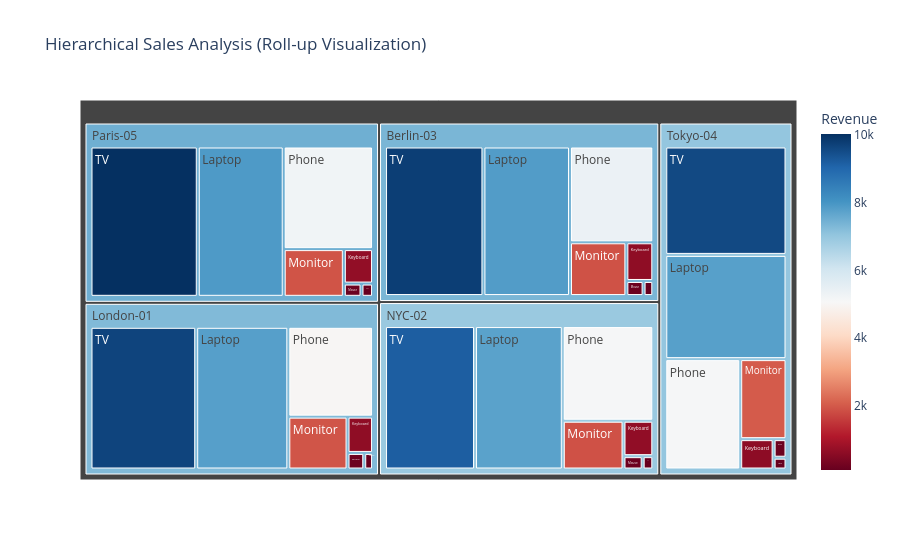

The notebook cell saved with this chart:
### Markdown cell above
## Part 5: Visualizations for Data Cubes

To truly "wow" a business stakeholder, we don't just show tables. We show hierarchies.

### Code cell
# TREEMAP: Visualizing the Roll-up Hierarchy (Store -> Product)
fig = px.treemap(
    lake_df, 
    path=['Store', 'Product'], 
    values='Revenue',
    title="Hierarchical Sales Analysis (Roll-up Visualization)",
    color='Revenue',
    color_continuous_scale='RdBu'
)
fig.show()

### Figure 1 — Plotly figure (JSON) as saved in the notebook; plotly's stock layout.template omitted (floating-point values rounded to 4 significant figures)
{"data": [{"branchvalues": "total", "customdata": [[627.3], [98.05], [160.7], [5380.0], [10030.0], [7795.0], [157.6], [1911.0], [95.61], [2019.0], [5128.0], [9179.0], [1928.0], [159.7], [7752.0], [9665.0], [157.3], [1880.0], [665.3], [96.13], [625.5], [7858.0], [5110.0], [5243.0], [95.49], [9769.0], [9578.0], [604.5], [7806.0], [97.65], [1887.0], [7912.0], [5005.0], [646.9], [159.8], [7271.0], [7349.0], [7494.0], [7017.0], [6921.0]], "domain": {"x": [0, 1], "y": [0, 1]}, "hovertemplate": "labels=%{label}<br>Revenue_sum=%{value}<br>parent=%{parent}<br>id=%{id}<br>Revenue=%{color}<extra></extra>", "ids": ["London-01/Keyboard", "Berlin-03/Cables", "Paris-05/Mouse", "Berlin-03/Phone", "Paris-05/TV", "Tokyo-04/Laptop", "London-01/Mouse", "Paris-05/Monitor", "London-01/Cables", "Tokyo-04/Monitor", "NYC-02/Phone", "NYC-02/TV", "London-01/Monitor", "Berlin-03/Mouse", "NYC-02/Laptop", "London-01/TV", "NYC-02/Mouse", "NYC-02/Monitor", "Paris-05/Keyboard", "Paris-05/Cables", "Berlin-03/Keyboard", "Berlin-03/Laptop", "Tokyo-04/Phone", "Paris-05/Phone", "Tokyo-04/Cables", "Berlin-03/TV", "Tokyo-04/TV", "Tokyo-04/Keyboard", "London-01/Laptop", "NYC-02/Cables", "Berlin-03/Monitor", "Paris-05/Laptop", "London-01/Phone", "NYC-02/Keyboard", "Tokyo-04/Mouse", "London-01", "Berlin-03", "Paris-05", "Tokyo-04", "NYC-02"], "labels": ["Keyboard", "Cables", "Mouse", "Phone", "TV", "Laptop", "Mouse", "Monitor", "Cables", "Monitor", "Phone", "TV", "Monitor", "Mouse", "Laptop", "TV", "Mouse", "Monitor", "Keyboard", "Cables", "Keyboard", "Laptop", "Phone", "Phone", "Cables", "TV", "TV", "Keyboard", "Laptop", "Cables", "Monitor", "Laptop", "Phone", "Keyboard", "Mouse", "London-01", "Berlin-03", "Paris-05", "Tokyo-04", "NYC-02"], "marker": {"coloraxis": "coloraxis", "colors": [627.3, 98.05, 160.7, 5380.0, 10030.0, 7795.0, 157.6, 1911.0, 95.61, 2019.0, 5128.0, 9179.0, 1928.0, 159.7, 7752.0, 9665.0, 157.3, 1880.0, 665.3, 96.13, 625.5, 7858.0, 5110.0, 5243.0, 95.49, 9769.0, 9578.0, 604.5, 7806.0, 97.65, 1887.0, 7912.0, 5005.0, 646.9, 159.8, 7271.0, 7349.0, 7494.0, 7017.0, 6921.0]}, "name": "", "parents": ["London-01", "Berlin-03", "Paris-05", "Berlin-03", "Paris-05", "Tokyo-04", "London-01", "Paris-05", "London-01", "Tokyo-04", "NYC-02", "NYC-02", "London-01", "Berlin-03", "NYC-02", "London-01", "NYC-02", "NYC-02", "Paris-05", "Paris-05", "Berlin-03", "Berlin-03", "Tokyo-04", "Paris-05", "Tokyo-04", "Berlin-03", "Tokyo-04", "Tokyo-04", "London-01", "NYC-02", "Berlin-03", "Paris-05", "London-01", "NYC-02", "Tokyo-04", "", "", "", "", ""], "type": "treemap", "values": [130300.0, 20480.0, 32730.0, 1116000.0, 2249000.0, 1692000.0, 38930.0, 400000.0, 20520.0, 496200.0, 1207000.0, 1819000.0, 440600.0, 36310.0, 1774000.0, 2122000.0, 35980.0, 417200.0, 140300.0, 21340.0, 145700.0, 1811000.0, 1108000.0, 1278000.0, 20340.0, 2058000.0, 1760000.0, 135900.0, 1849000.0, 19960.0, 424000.0, 1802000.0, 1071000.0, 148700.0, 32010.0, 5673000.0, 5612000.0, 5924000.0, 5245000.0, 5421000.0]}], "layout": {"coloraxis": {"colorbar": {"title": {"text": "Revenue"}}, "colorscale": [[0, "rgb(103,0,31)"], [0.1, "rgb(178,24,43)"], [0.2, "rgb(214,96,77)"], [0.3, "rgb(244,165,130)"], [0.4, "rgb(253,219,199)"], [0.5, "rgb(247,247,247)"], [0.6, "rgb(209,229,240)"], [0.7, "rgb(146,197,222)"], [0.8, "rgb(67,147,195)"], [0.9, "rgb(33,102,172)"], [1, "rgb(5,48,97)"]]}, "legend": {"tracegroupgap": 0}, "title": {"text": "Hierarchical Sales Analysis (Roll-up Visualization)"}}}
